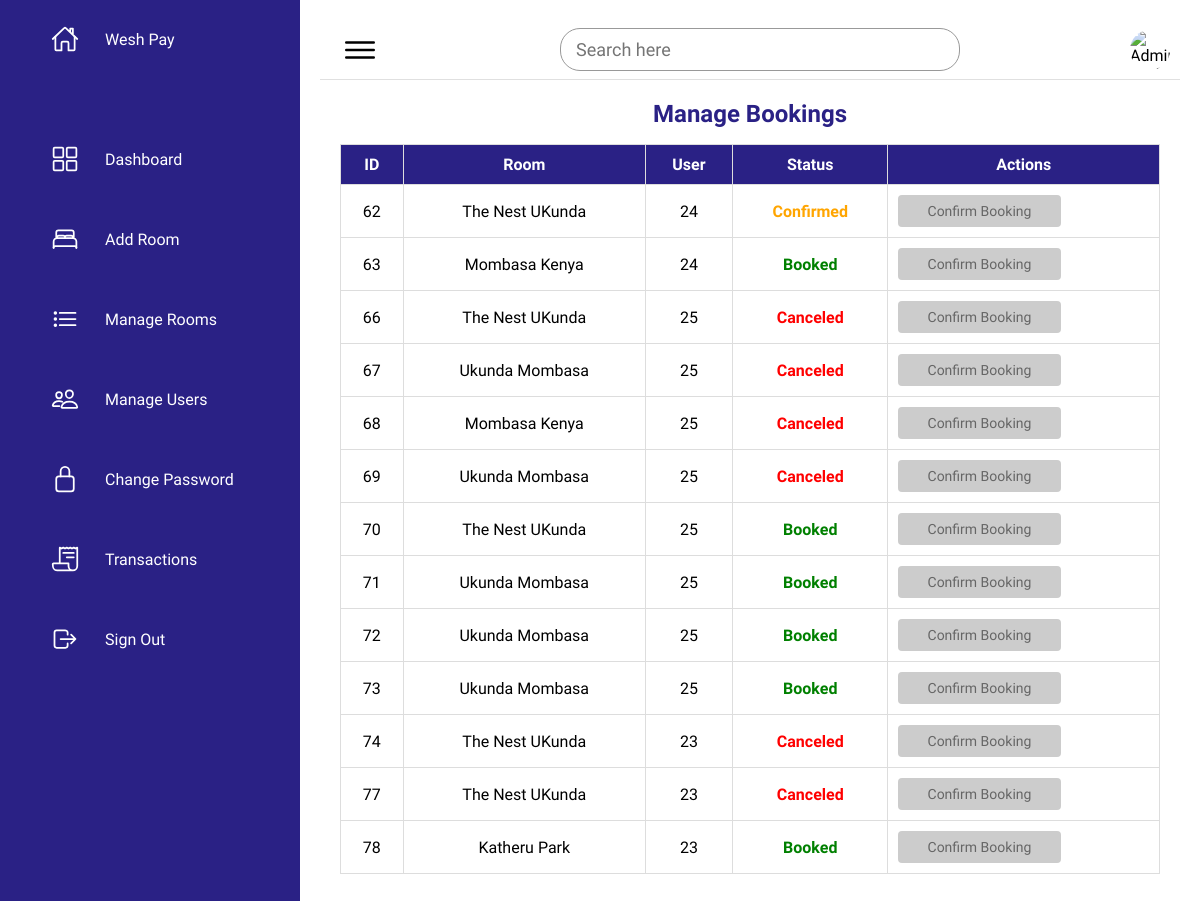
The app's page /admin/admin_manage_bookings.php (signed in) with its own data.
### tables this page shows
CREATE TABLE `bookings` (
  `id` int(11) NOT NULL,
  `user_id` int(11) NOT NULL,
  `room_id` int(11) NOT NULL,
  `days` int(11) NOT NULL,
  `total_cost` decimal(10,2) NOT NULL,
  `booking_date` datetime DEFAULT current_timestamp(),
  `status` varchar(20) DEFAULT 'pending'
);

CREATE TABLE `rooms` (
  `id` int(11) NOT NULL,
  `name` varchar(255) NOT NULL,
  `description` text DEFAULT NULL,
  `price` decimal(10,2) NOT NULL,
  `capacity` int(11) NOT NULL,
  `image` varchar(255) DEFAULT NULL,
  `created_at` timestamp NOT NULL DEFAULT current_timestamp(),
  `rating` decimal(2,1) DEFAULT NULL,
  `favourite` tinyint(1) DEFAULT 0
);

### admin/admin_manage_bookings.php (the view, shortened to what this page needs)
<?php
require_once '../config/db_connect.php';
$sql = "SELECT b.id, b.room_id, b.user_id, b.status, r.name as room_name
        FROM bookings b
        JOIN rooms r ON b.room_id = r.id
        ORDER BY b.id ASC";
$stmt = $pdo->query($sql);
$bookings = $stmt->fetchAll(PDO::FETCH_ASSOC);
?>
<!DOCTYPE html>
<html lang="en">
<head>
  <link rel="stylesheet" href="../assets/css/admin_style.css">
</head>
<body>
  <div class="container">
    <div class="navigation">
      <?php include '../includes/navbar_admin.php'; ?>
    </div>
    <div class="main">
      <div class="topbar">
        <div class="toggle"><ion-icon name="menu-outline"></ion-icon></div>
        <div class="search">
          <input type="text" placeholder="Search here">
        </div>
        <div class="user">
          <img src="../assets/imgs/default-profile.png" alt="Admin Profile">
        </div>
      </div>
      <div class="content">
        <h2>Manage Bookings</h2>
        <?php if (count($bookings) > 0): ?>
          <table>
            <thead>
              <tr>
                <th>ID</th>
                <th>Room</th>
                <th>User</th>
                <th>Status</th>
                <th>Actions</th>
              </tr>
            </thead>
            <tbody>
              <?php foreach ($bookings as $booking): ?>
              <tr>
                <td><?php echo htmlspecialchars($booking['id']); ?></td>
                <td><?php echo htmlspecialchars($booking['room_name']); ?></td>
                <td><?php echo htmlspecialchars($booking['user_id']); ?></td>
                <td>
                  <?php
                    $status = $booking['status'];
                    $status_class = 'status-pending';
                    if ($status === 'booked') {
                        $status_class = 'status-booked';
                    } elseif ($status === 'canceled') {
                        $status_class = 'status-canceled';
                    }
                  ?>
                  <span class="<?php echo $status_class; ?>">
                    <?php echo htmlspecialchars(ucfirst($status)); ?>
                  </span>
                </td>
                <td>
                  <div class="booking-actions">
                    <?php if ($booking['status'] === 'pending'): ?>
                      <form action="" method="POST" onsubmit="return confirm('Are you sure you want to confirm this booking?');">
                        <input type="hidden" name="booking_id" value="<?php echo $booking['id']; ?>">
                        <button type="submit" name="confirm_booking" class="action-btn confirm">Confirm Booking</button>
                      </form>
                    <?php else: ?>
                      <button class="action-btn disabled-btn" disabled>Confirm Booking</button>
                    <?php endif; ?>
                </div>
                </td>
              </tr>
              <?php endforeach; ?>
            </tbody>
          </table>
        <?php else: ?>
          <p>No bookings found.</p>
        <?php endif; ?>
      </div>
    </div>
  </div>
</body>
</html>

### assets/css/admin_style.css (style rules this page uses)
* { font-family: "Ubuntu", sans-serif; margin: 0; padding: 0; box-sizing: border-box; }
:root { --blue: #2a2185; --blue2: #1c193f; --white: #fff; --gray: #f5f5f5; --black1: #222; --black2: #999; }
html, body { height: 100%; overflow-y: auto; }
body { background: var(--gray); }
.container { display: flex; min-height: 100vh; width: 100%; }
.navigation { position: fixed; width: 300px; height: 100vh; background: var(--blue); border-left: 10px solid var(--blue); transition: 0.5s; overflow-y: auto; overflow-x: hidden; scrollbar-width: thin; scrollbar-color: #888 #f1f1f1; }
.main { position: fixed; top: 0; bottom: 0; left: 300px; right: 0; background: var(--white); padding: 20px; overflow-y: auto; transition: 0.5s; }
.topbar { display: flex; justify-content: space-between; align-items: center; height: 60px; padding: 0 10px; border-bottom: 1px solid #e0e0e0; }
.toggle { width: 60px; height: 60px; display: flex; justify-content: center; align-items: center; font-size: 2.5rem; cursor: pointer; }
.search { position: relative; width: 400px; margin: 0 10px; }
.search input { width: 100%; padding: 10px 40px 10px 15px; border: 1px solid var(--black2); border-radius: 20px; font-size: 18px; outline: none; transition: border 0.3s; }
.user { width: 40px; height: 40px; border-radius: 50%; overflow: hidden; cursor: pointer; }
.user img { width: 100%; height: 100%; object-fit: cover; }
.content { text-align: center; padding: 20px; }
.content h2 { margin-bottom: 1rem; color: var(--blue); }
table { width: 100%; border-collapse: collapse; text-align: center; }
table th, table td { padding: 10px; border: 1px solid #ddd; word-wrap: break-word; overflow-wrap: break-word; white-space: normal; }
table thead { background: var(--blue); color: var(--white); }
table thead th { padding: 10px; }
table tbody tr { border-bottom: 1px solid #ddd; transition: background 0.3s; }

### admin/admin_manage_bookings.php (style rules this page uses)
.status-booked { color: green; font-weight: bold; }
.status-canceled { color: red; font-weight: bold; }
.status-pending { color: orange; font-weight: bold; }
.booking-actions { display: grid; grid-template-columns: repeat(3, auto); gap: 10px; align-items: center; }
.action-btn { padding: 8px 12px; text-decoration: none; border-radius: 4px; font-size: 14px; transition: background-color 0.3s ease; text-align: center; }
.action-btn.disabled-btn { background-color: #ccc; color: #666; cursor: not-allowed; border: none; padding: 8px 12px; border-radius: 4px; font-size: 14px; text-align: center; }

### records on screen
bookings: id "62", room.name "The Nest UKunda", user "24", status "Confirmed", shows "Confirm Booking"
bookings: id "63", room.name "Mombasa Kenya", user "24", status "Booked", shows "Confirm Booking"
bookings: id "66", room.name "The Nest UKunda", user "25", status "Canceled", shows "Confirm Booking"
bookings: id "67", room.name "Ukunda Mombasa", user "25", status "Canceled", shows "Confirm Booking"
bookings: id "68", room.name "Mombasa Kenya", user "25", status "Canceled", shows "Confirm Booking"
bookings: id "69", room.name "Ukunda Mombasa", user "25", status "Canceled", shows "Confirm Booking"
bookings: id "70", room.name "The Nest UKunda", user "25", status "Booked", shows "Confirm Booking"
bookings: id "71", room.name "Ukunda Mombasa", user "25", status "Booked", shows "Confirm Booking"
bookings: id "72", room.name "Ukunda Mombasa", user "25", status "Booked", shows "Confirm Booking"
bookings: id "73", room.name "Ukunda Mombasa", user "25", status "Booked", shows "Confirm Booking"
bookings: id "74", room.name "The Nest UKunda", user "23", status "Canceled", shows "Confirm Booking"
bookings: id "77", room.name "The Nest UKunda", user "23", status "Canceled", shows "Confirm Booking"
bookings: id "78", room.name "Katheru Park", user "23", status "Booked", shows "Confirm Booking"
